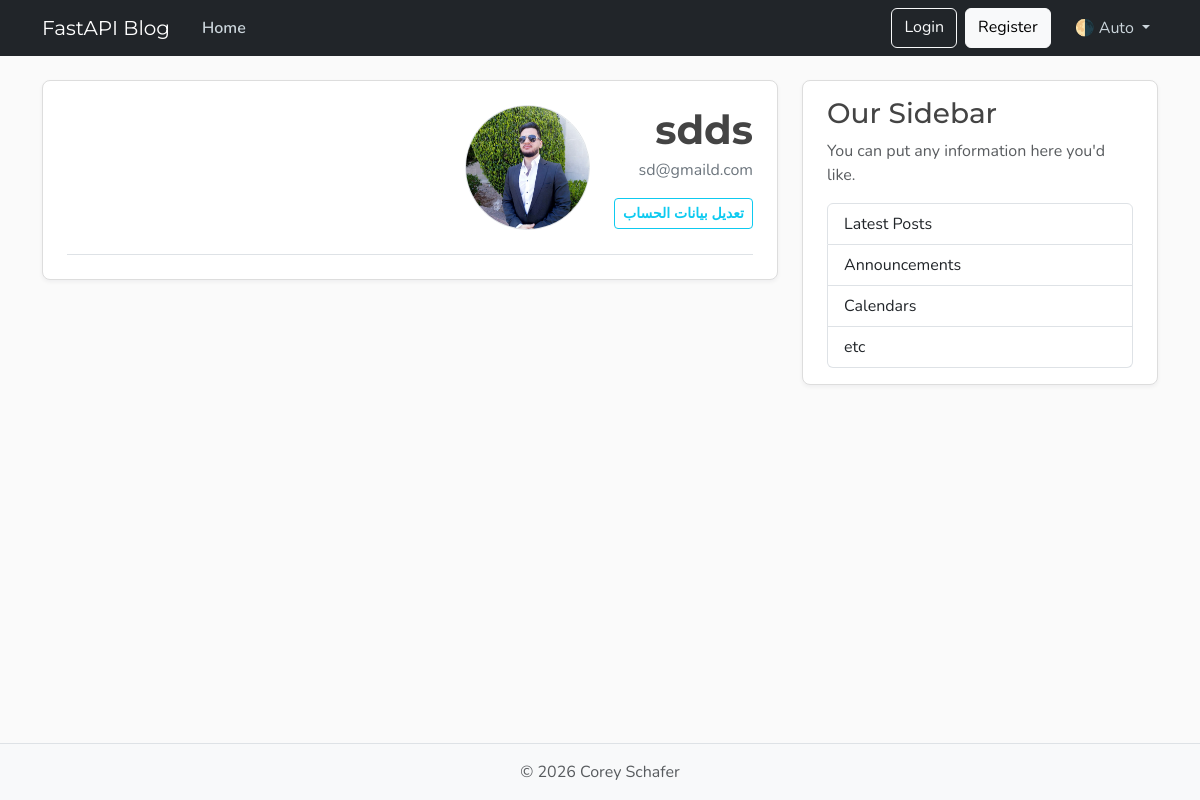
The page /api/users/2/profile on the database its author committed.
### schemas/model.py (models this page shows, shortened)
class User(Base):
    __tablename__ = "users"
    id: Mapped[int] = mapped_column(Integer, primary_key=True, index=True)
    username: Mapped[str] = mapped_column(String(50), unique=True, nullable=False)
    email: Mapped[str] = mapped_column(String(120), unique=True, nullable=False)
    image_file: Mapped[str | None] = mapped_column(String(200), nullable=True, default=None)
    posts: Mapped[list[Post]] = relationship("Post", back_populates="author")

### routers/users.py (the view)
@router.get("/{user_id}/profile", include_in_schema=False, name="user_profile")
async def user_profile_page(request: Request, user_id: int, db: Annotated[AsyncSession, Depends(get_db)]):
    result = await db.execute(select(schemas.model.User).where(schemas.model.User.id == user_id))
    user = result.scalars().first()
    if not user:
        raise HTTPException(status_code=status.HTTP_404_NOT_FOUND, detail="User not found")
    return templates.TemplateResponse(
        request, "profile.html", {"user": user, "title": f"{user.username}'s Profile"}
    )

### templates/profile.html (shortened to what this page needs)
{% extends "layout.html" %}
{% block content %}
<div class="content-section py-4 px-4 mb-4" style="direction: rtl; text-align: right;">
    <div class="d-flex align-items-center gap-4 border-bottom pb-4 flex-row-reverse justify-content-end">
        <img id="profile-display-img" class="rounded-circle account-img border"
             src="{{ user.image_path }}"
             alt="{{ user.username }}'s profile"
             width="125" height="125"
             style="object-fit: cover;">
        <div>
            <h2 id="profile-display-username" class="account-heading fw-bold mb-1">{{ user.username }}</h2>
            <p id="profile-display-email" class="text-secondary mb-3">{{ user.email }}</p>
            <button type="button" class="btn btn-outline-info btn-sm fw-bold" data-bs-toggle="modal" data-bs-target="#editProfileModal">
                تعديل بيانات الحساب
            </button>
        </div>
    </div>
</div>
{% endblock content %}

### static/css/main.css (style rules this page uses)
:root { --font-heading: "Montserrat", system-ui, -apple-system, BlinkMacSystemFont, sans-serif; --font-body: "Nunito", system-ui, -apple-system, BlinkMacSystemFont, sans-serif; --color-bg-body: #fafafa; --color-bg-content: #ffffff; --color-text-primary: #333333; --color-text-heading: #444444; --color-steel: #527c9f; --color-nav-link: #cbd5db; --color-nav-link-hover: #ffffff; --color-link-hover: #428bca; --color-border: #dddddd; --color-border-light: #e3e3e3; --spacing-xl: 5rem; --article-img-size: 4rem; --account-img-size: 7.813rem; }
body { font-family: var(--font-body); background: var(--color-bg-body); color: var(--color-text-primary); }
h1, h2, h3, h4, h5, h6 { font-family: var(--font-heading); color: var(--color-text-heading); }
.content-section { background: var(--color-bg-content); border: 1px solid var(--color-border); border-radius: 0.5rem; box-shadow: 0 2px 4px rgba(15, 23, 42, 0.05); transition: box-shadow 0.15s ease, transform 0.15s ease, border-color 0.15s ease; }
.account-img { height: var(--account-img-size); width: var(--account-img-size); object-fit: cover; }
.account-heading { font-size: 2.5rem; }

### rows shown on the page
User: image_path (picture), username "sdds", email "sd@gmaild.com"
